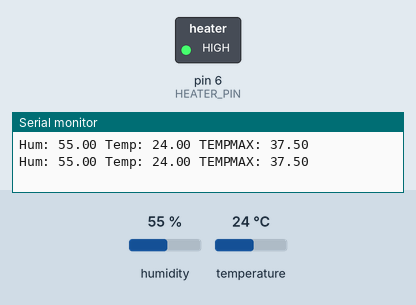
This sketch was run on a simulated Arduino Uno, built with avr-gcc and run on an emulated ATmega328P. On the bench: switched loads named in the sketch (green lamp = pin HIGH), the last lines printed to the serial monitor. The inputs (shaded band) are chosen by the test bench; at power-on: temperature 24 °C, humidity 55 %.

Above: at 11.0 s.
11.1 s: temperature set to 36.6 °C
18.7 s: temperature set to 38.1 °C
At 21.8 s:
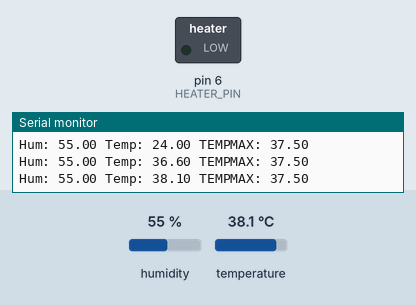
26.3 s: temperature set to 12 °C
At 31.4 s:
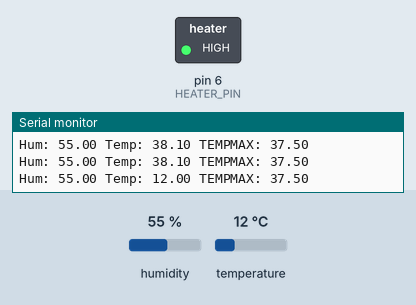
33.9 s: temperature set to 41 °C
At 36.7 s:
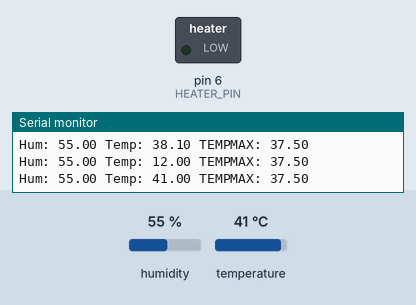
Timing chart, 0 to 38.2 s (numbered marks = the images above; inputs shaded):
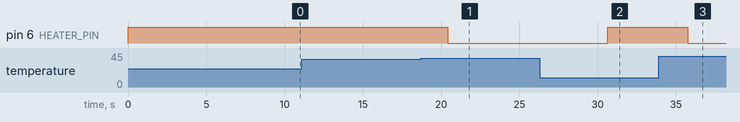

The sketch:

H_T.ino
```cpp
#include "DHT.h"

#define DHTPIN 7
#define DHTTYPE DHT22


int HEATER_PIN = 6;

DHT dht(DHTPIN, DHTTYPE);

void setup() {
  Serial.begin(9600); //Delete
  Serial.setTimeout(2000); //Delete
  while(!Serial) { } //Delete

  pinMode (HEATER_PIN, OUTPUT);

}

int timeSinceLastRead = 0;
float tempMax = 37.5;
float tempDTH22 = 30.5;

void loop() {
  if(timeSinceLastRead > 5000) {

    float h = dht.readHumidity();
    float t = dht.readTemperature();
    tempDTH22 = t;

    if (isnan(h) || isnan(t)) {
      Serial.println("Failed to read from DHT sensor!");
      timeSinceLastRead = 0;
      return;
    }

    Serial.print("Hum: ");
    Serial.print(h);
    Serial.print(" ");
    Serial.print("Temp: ");
    Serial.print(t);
    Serial.print(" ");
    Serial.print("TEMPMAX: ");
    Serial.println(tempMax);
    timeSinceLastRead = 0;
  }

  //Heater
  if(tempDTH22 >= tempMax){
    digitalWrite (HEATER_PIN, LOW);
  }else if(tempDTH22 < tempMax){
    digitalWrite (HEATER_PIN, HIGH);
  }

  delay(100);

  timeSinceLastRead += 100;


}
```

Measured:
- the behaviour switches between 37.4 and 37.5 °C on temperature (found by bisection; images 0 and 1)
- after the input at 18.7 s, pin 6 (HEATER_PIN): HIGH → LOW after 1.7 s
- after the input at 26.3 s, pin 6 (HEATER_PIN): LOW → HIGH after 4.3 s
- after the input at 33.9 s, pin 6 (HEATER_PIN): HIGH → LOW after 1.9 s
